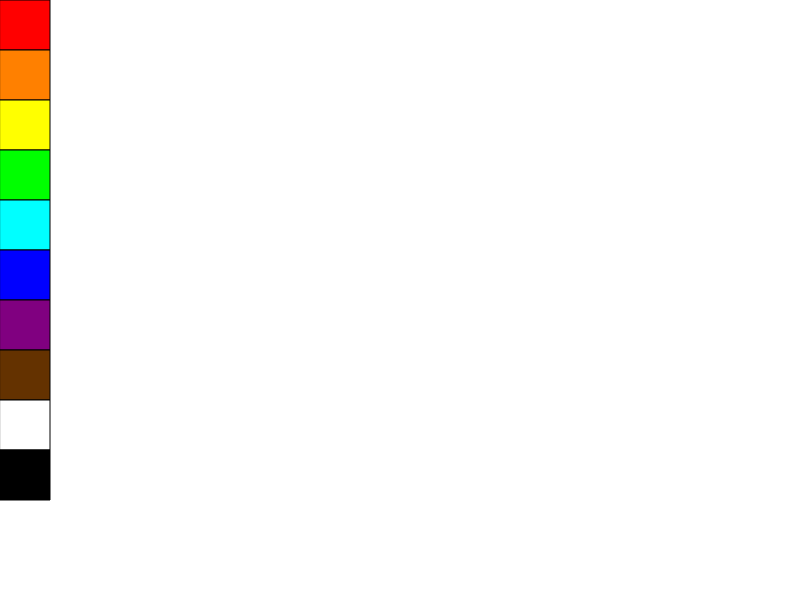
Frame 1 (no input)
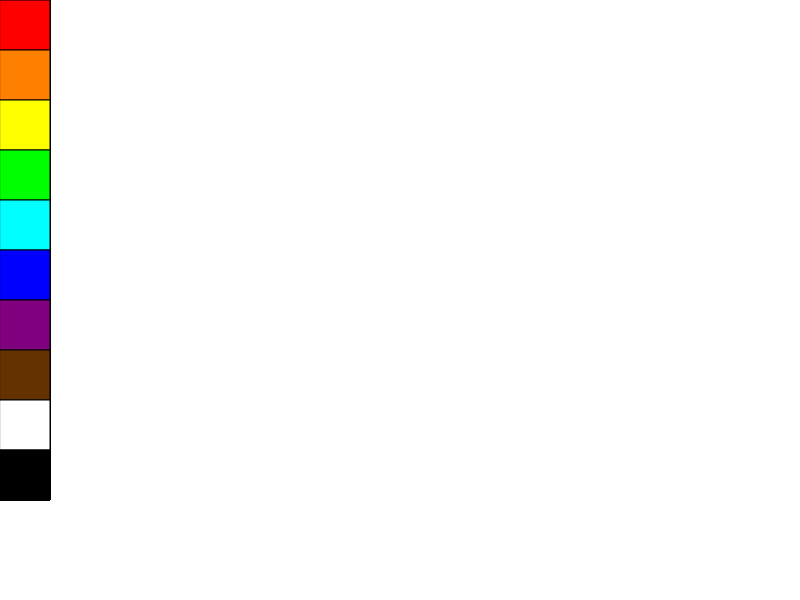
Frame 60 (no input)
Frame 120 (the mouse pressed at the canvas centre since frame 60): identical to frame 60, image omitted

The p5.js sketch that drew these frames (run headless with seeded random() and noise() and a simulated clock; from frame 60 on, the mouse is pressed at the canvas centre):

// p5.js sketch
// ── sketch.js
const x = 0;
let y = 0;
let size = 50
let changeColor= 255


function setup() {
  createCanvas(800, 600);
  background(255);
  let stroke= 0
}


function draw(colorBuckets) {
  
 //red
  fill(255,0,0)
  square(x,y,size)
//orange
  fill(255,128,0)
  square(x,y+50,size)
  // yellow
  fill(255,255,0)
  square(x,y+100,size)
  //green
  fill(0,255,0)
  square(x,y+150,size)
  //cyan
  fill(0,255,255)
  square(x,y+200,size)
  //blue
  fill(0,0,255)
  square(x,y+250,size)
  //purple
  fill('purple')
  square(x,y+300,size)
  //brown
  fill(100,50,0)
  square(x,y+350,size)
  //white
  fill(255)
  square(x,y+400,size)
  //black
  fill(0)
  square(x,y+450,size)


  if(mouseIsPressed && (mouseX > 0) && (mouseX < 50) && (mouseY > 0) && (mouseY < 50)){
     changeColor = "red";
     } 
     if(mouseIsPressed && (mouseX > 0) && (mouseX < 50) && (mouseY > 50) && (mouseY < 100)){
      changeColor = "orange";
      } 
      if(mouseIsPressed && (mouseX > 0) && (mouseX < 50) && (mouseY > 100) && (mouseY < 150)){
        changeColor = "yellow";
        }
        if(mouseIsPressed && (mouseX > 0) && (mouseX < 50) && (mouseY > 150) && (mouseY < 200)){
          changeColor = "green";
          }
          if(mouseIsPressed && (mouseX > 0) && (mouseX < 50) && (mouseY > 200) && (mouseY < 250)){
            changeColor = "cyan";
            }
            if(mouseIsPressed && (mouseX > 0) && (mouseX < 50) && (mouseY > 250) && (mouseY < 300)){
              changeColor = "blue";
              }
              if(mouseIsPressed && (mouseX > 0) && (mouseX < 50) && (mouseY > 300) && (mouseY < 350)){
                changeColor = "purple";
                }
                if(mouseIsPressed && (mouseX > 0) && (mouseX < 50) && (mouseY > 350) && (mouseY < 400)){
                  changeColor = "brown";
                  }
                  if(mouseIsPressed && (mouseX > 0) && (mouseX < 50) && (mouseY > 400) && (mouseY < 450)){
                    changeColor = "white";
                    }
                    if(mouseIsPressed && (mouseX > 0) && (mouseX < 50) && (mouseY > 450) && (mouseY < 500)){
                      changeColor = "black";
                      }
    }

   // draw line w red

 function mouseDragged(){
  line(mouseX,mouseY,pmouseX,pmouseY,50)
  stroke(changeColor)
 }
 
 
